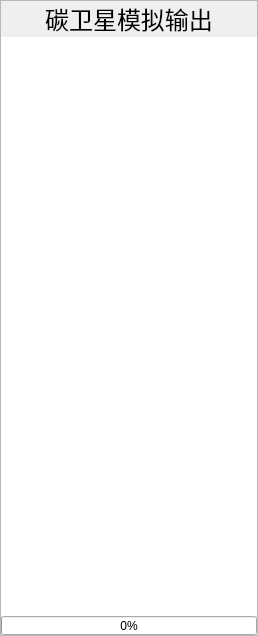
     <widget class="QFrame" name="frame_5">
      <property name="sizePolicy">
       <sizepolicy hsizetype="Expanding" vsizetype="Expanding">
        <horstretch>0</horstretch>
        <verstretch>0</verstretch>
       </sizepolicy>
      </property>
      <property name="frameShape">
       <enum>QFrame::StyledPanel</enum>
      </property>
      <property name="frameShadow">
       <enum>QFrame::Raised</enum>
      </property>
      <layout class="QVBoxLayout" name="verticalLayout_5" stretch="1,10,10,10,1">
       <property name="spacing">
        <number>0</number>
       </property>
       <property name="leftMargin">
        <number>0</number>
       </property>
       <property name="topMargin">
        <number>0</number>
       </property>
       <property name="rightMargin">
        <number>0</number>
       </property>
       <property name="bottomMargin">
        <number>0</number>
       </property>
       <item>
        <widget class="QLabel" name="label_6">
         <property name="sizePolicy">
          <sizepolicy hsizetype="Expanding" vsizetype="Expanding">
           <horstretch>0</horstretch>
           <verstretch>0</verstretch>
          </sizepolicy>
         </property>
         <property name="font">
          <font>
           <family>微软雅黑</family>
           <pointsize>18</pointsize>
          </font>
         </property>
         <property name="layoutDirection">
          <enum>Qt::LeftToRight</enum>
         </property>
         <property name="text">
          <string>碳卫星模拟输出</string>
         </property>
         <property name="alignment">
          <set>Qt::AlignCenter</set>
         </property>
        </widget>
       </item>
       <item>
        <widget class="ChartView" name="profile_TOD">
         <property name="sizePolicy">
          <sizepolicy hsizetype="Expanding" vsizetype="Expanding">
           <horstretch>0</horstretch>
           <verstretch>0</verstretch>
          </sizepolicy>
         </property>
         <property name="frameShape">
          <enum>QFrame::NoFrame</enum>
         </property>
         <property name="frameShadow">
          <enum>QFrame::Plain</enum>
         </property>
         <property name="horizontalScrollBarPolicy">
          <enum>Qt::ScrollBarAsNeeded</enum>
         </property>
        </widget>
       </item>
       <item>
        <widget class="ChartView" name="profile_tran">
         <property name="sizePolicy">
          <sizepolicy hsizetype="Expanding" vsizetype="Expanding">
           <horstretch>0</horstretch>
           <verstretch>0</verstretch>
          </sizepolicy>
         </property>
         <property name="frameShape">
          <enum>QFrame::NoFrame</enum>
         </property>
         <property name="frameShadow">
          <enum>QFrame::Plain</enum>
         </property>
        </widget>
       </item>
       <item>
        <widget class="ChartView" name="profile_radiance">
         <property name="sizePolicy">
          <sizepolicy hsizetype="Expanding" vsizetype="Expanding">
           <horstretch>0</horstretch>
           <verstretch>0</verstretch>
          </sizepolicy>
         </property>
         <property name="frameShape">
          <enum>QFrame::NoFrame</enum>
         </property>
         <property name="frameShadow">
          <enum>QFrame::Plain</enum>
         </property>
        </widget>
       </item>
       <item>
        <widget class="QProgressBar" name="progressBar">
         <property name="sizePolicy">
          <sizepolicy hsizetype="Expanding" vsizetype="Expanding">
           <horstretch>0</horstretch>
           <verstretch>0</verstretch>
          </sizepolicy>
         </property>
         <property name="value">
          <number>0</number>
         </property>
        </widget>
       </item>
      </layout>
     </widget>
